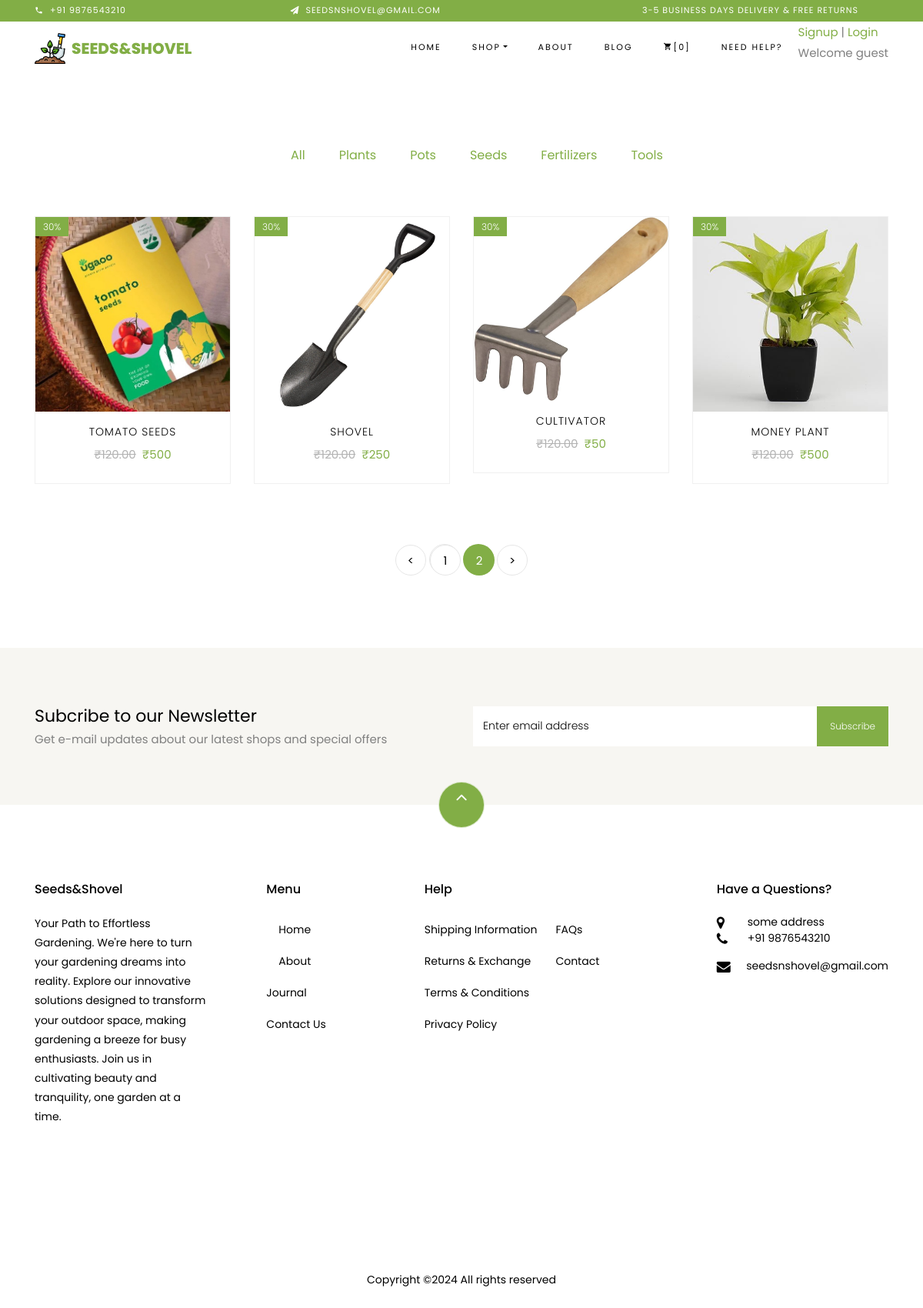
The page /store/?page=2 on the database its author committed.
### category/models.py (models this page shows, shortened)
class Category(models.Model):
    category_name = models.CharField(max_length=50, unique=True)
    slug = models.SlugField(max_length=100, unique=True)
    description = models.CharField(max_length=255, blank=True)
    cat_image = models.ImageField(upload_to='photos/categories', blank=True)
    class Meta:
        verbose_name='category'
        verbose_name_plural='categories'
    def get_url(self):
        return reverse('products_by_category', args=[self.slug])

### store/models.py (models this page shows, shortened)
class Product(models.Model):
    product_name = models.CharField(max_length=200, unique=True)
    slug = models.SlugField(max_length=200, unique=True)
    description = models.TextField(max_length=500, blank=True)
    price = models.IntegerField()
    images = models.ImageField(upload_to='photos/products')
    stock = models.IntegerField()
    is_available = models.BooleanField(default=True)
    category = models.ForeignKey(Category, on_delete=models.CASCADE)
    created_date = models.DateTimeField(auto_now_add=True)
    modified_date = models.DateTimeField(auto_now=True)
    def get_url(self):
        return reverse('product_detail', args=[self.category.slug, self.slug])

### store/views.py (the view)
# urls.py: path('store/', include('store.urls')),
def store(request,category_slug=None):
    categories=None
    products=None
    if category_slug != None:
        categories=get_object_or_404(Category, slug=category_slug)
        products=Product.objects.filter(category=categories, is_available=True)
        paginator = Paginator(products, 4)
        page = request.GET.get('page')
        paged_products = paginator.get_page(page)
    else:
        products=Product.objects.all().filter(is_available=True).order_by('id')
        paginator = Paginator(products, 8)
        page = request.GET.get('page')
        paged_products = paginator.get_page(page)
    context = {
        'products': paged_products,
    }
    return render(request, 'store/store.html',context)

### carts/context_processors.py (called while the page is built)
def counter(request):
    cart_count = 0
    if 'admin' in request.path:
        return {}
    else:
        try:
            cart = Cart.objects.filter(cart_id=_cart_id(request))
            if request.user.is_authenticated:
                cart_items = CartItem.objects.all().filter(user=request.user)
            else:
                cart_items = CartItem.objects.all().filter(cart=cart[:1])
            for cart_item in cart_items:
                cart_count += cart_item.quantity
        except Cart.DoesNotExist:
            cart_count = 0
    return dict(cart_count = cart_count)

### carts/views.py (called while the page is built)
def _cart_id(request):
    cart = request.session.session_key
    if not cart:
        cart = request.session.create()
    return cart

### category/context_processors.py (called while the page is built)
def menu_links(request):
    links = Category.objects.all()
    return dict(links=links)

### templates/store/store.html (shortened to what this page needs)
{% extends 'base.html' %}
{% load static %}
{% block content %}
  <section class="ftco-section">
      <div class="container">
          <div class="row justify-content-center">
              <div class="col-md-10 mb-5 text-center">
                  <ul class="product-category">
                      <li><a href="{% url 'store' %}">All</a></li>
                      {% for category in links %}
                      <li><a href="{{ category.get_url }}">{{ category.category_name }}</a></li>
                      {% endfor %}
                  </ul>
              </div>
          </div>
          <div class="row">
            {% for product in products %}
              <div class="col-md-6 col-lg-3 ftco-animate">
                  <div class="product">
                      <a href="{{ product.get_url }}" class="img-prod"><img class="img-fluid" src="{{ product.images.url }}">
                          <span class="status">30%</span>
                      </a>
                      <div class="text py-3 pb-4 px-3 text-center">
                          <h3><a href="{{ product.get_url }}">{{ product.product_name }}</a></h3>
                          <div class="d-flex">
                              <div class="pricing">
                                  <p class="price"><span class="mr-2 price-dc">&#8377;120.00</span><span class="price-sale">&#8377;{{ product.price }}</span></p>
                              </div>
                          </div>
                      </div>
                  </div>
              </div>
              {% endfor %}
          </div>
          <div class="row mt-5">
        <div class="col text-center">
          <div class="block-27">
            {% if products.has_other_pages %}
            <ul>
              {% if products.has_previous %}
              <li><a href="?page={{ products.previous_page_number }}">&lt;</a></li>
              {% else %}
              <li><a href="#">&lt;</a></li>
              {% endif %}
              {% for i in products.paginator.page_range %}
                {% if products.number == i %}
                <li class="active"><a href="#"><span>{{i}}</span></a></li>
              {% else %}
              <li><a href="?page={{i}}"><span>{{i}}</span></a></li>
              {% endif %}
                {% endfor %}
                {% if products.has_next %}
                <li><a href="?page={{ products.next_page_number }}">&gt;</a></li>
                {% else %}
                <li><a href="#">&gt;</a></li>
                {% endif %}
            </ul>
            {% endif %}
          </div>
        </div>
      </div>
      </div>
  </section>
      <section class="ftco-section ftco-no-pt ftco-no-pb py-5 bg-light">
    <div class="container py-4">
      <div class="row d-flex justify-content-center py-5">
        <div class="col-md-6">
            <h2 style="font-size: 22px;" class="mb-0">Subcribe to our Newsletter</h2>
            <span>Get e-mail updates about our latest shops and special offers</span>
        </div>
        <div class="col-md-6 d-flex align-items-center">
          <form action="#" class="subscribe-form">
            <div class="form-group d-flex">
              <input type="text" class="form-control" placeholder="Enter email address">
              <input type="submit" value="Subscribe" class="submit px-3">
            </div>
          </form>
        </div>
      </div>
    </div>
  </section>
{% endblock %}

### rows shown on the page
Category: category_name "Plants"
Category: category_name "Pots"
Category: category_name "Seeds"
Category: category_name "Fertilizers"
Category: category_name "Tools"
Product: images (picture), product_name "TOMATO SEEDS", price "500"
Product: images (picture), product_name "SHOVEL", price "250"
Product: images (picture), product_name "CULTIVATOR", price "50"
Product: images (picture), product_name "MONEY PLANT", price "500"

### other values the page prints
{{ cart_count }} "0"
{{ i }} "1"
{{ i }} "2"
